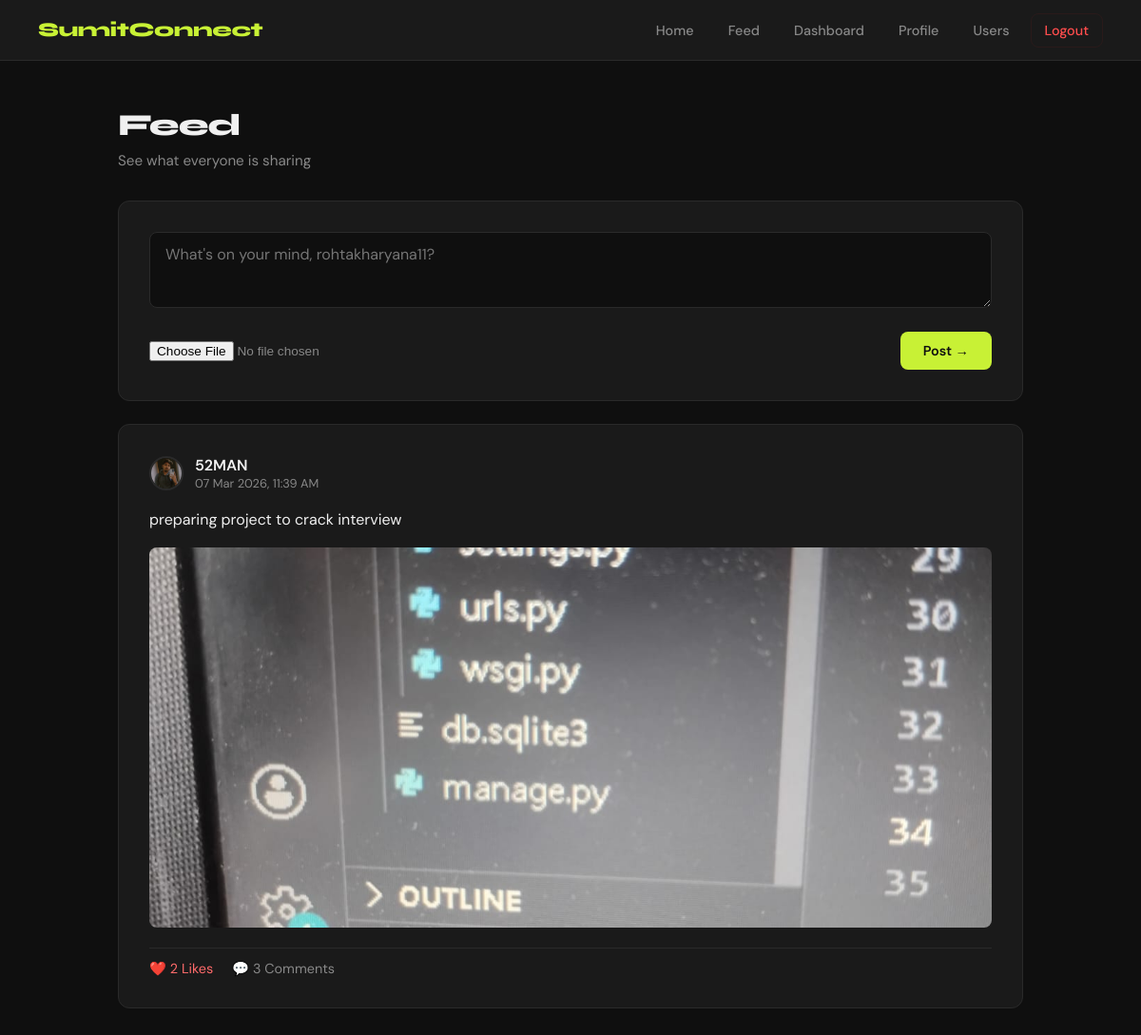
The page /feed/ (signed in) on the database its author committed.
### accounts/models.py (models this page shows, shortened)
class Post(models.Model):
    author = models.ForeignKey(User, on_delete=models.CASCADE, related_name='posts')
    content = models.TextField()
    image = models.ImageField(upload_to='post_images/', blank=True, null=True)
    created_at = models.DateTimeField(auto_now_add=True)
    updated_at = models.DateTimeField(auto_now=True)
    class Meta:
        ordering = ['-created_at']  # Newest posts first
    def likes_count(self):
        return self.likes.count()
    def comments_count(self):
        return self.comments.count()
    def is_liked_by(self, user):
        return self.likes.filter(user=user).exists()

class Profile(models.Model):
    user = models.OneToOneField(User, on_delete=models.CASCADE)
    bio = models.TextField(blank=True)
    profile_picture = models.ImageField(upload_to='profile_pics/', blank=True, null=True)

### accounts/views.py (the view)
# urls.py: path('feed/', views.feed, name='feed'),
@login_required
def feed(request):
    posts = Post.objects.all().order_by('-created_at')
    for post in posts:
        post.liked_by_user = post.is_liked_by(request.user)
    context = {
        'posts': posts,
    }
    return render(request, 'accounts/feed.html', context)

### accounts/templates/accounts/feed.html (shortened to what this page needs)
{% extends 'accounts/base.html' %}
{% block content %}
<h1 class="page-title">Feed</h1>
<p class="page-subtitle">See what everyone is sharing</p>
<div class="card" style="margin-bottom:24px;">
  <form method="POST" action="{% url 'create_post' %}" enctype="multipart/form-data">
    <div class="form-group">
      <textarea
        name="content"
        placeholder="What's on your mind, {{ request.user.username }}?"
        style="min-height:80px; font-size:1rem;"
      ></textarea>
    </div>
    <div style="display:flex; align-items:center; justify-content:space-between; flex-wrap:wrap; gap:12px;">
      <input
        type="file"
        name="image"
        accept="image/*"
        style="color:var(--muted); font-size:0.85rem;"
      />
      <button type="submit" class="btn btn-primary">Post →</button>
    </div>
  </form>
</div>
{% if posts %}
  {% for post in posts %}
    <div class="card" style="margin-bottom:20px;">
      <div style="display:flex; align-items:center; gap:12px; margin-bottom:16px;">
        {% if post.author.profile.profile_picture %}
          <img src="{{ post.author.profile.profile_picture.url }}" class="avatar avatar-sm" />
        {% else %}
          <div class="avatar-placeholder avatar-sm" style="font-size:0.85rem;">
            {{ post.author.username|first|upper }}
          </div>
        {% endif %}
        <div style="flex:1;">
          <a href="{% url 'user_profile' post.author.username %}"
             style="color:var(--text); text-decoration:none; font-weight:600;">
            {{ post.author.username }}
          </a>
          <div class="text-muted" style="font-size:0.8rem;">
            {{ post.created_at|date:"d M Y, h:i A" }}
          </div>
        </div>
      </div>
      <p style="line-height:1.7; margin-bottom:16px;">{{ post.content }}</p>
      {% if post.image %}
        <img
          src="{{ post.image.url }}"
          style="width:100%; max-height:400px; object-fit:cover; border-radius:8px; margin-bottom:16px;"
        />
      {% endif %}
      <div style="display:flex; align-items:center; gap:20px; padding-top:12px; border-top:1px solid var(--border);">
        <a href="{% url 'like_post' post.id %}?next=feed"
           style="text-decoration:none; display:flex; align-items:center; gap:6px;
                  color:{% if post.liked_by_user %}#ff6b6b{% else %}var(--muted){% endif %}; font-size:0.9rem;">
          {% if post.liked_by_user %}❤️{% else %}🤍{% endif %}
          {{ post.likes_count }} Like{{ post.likes_count|pluralize }}
        </a>
        <a href="{% url 'post_detail' post.id %}"
           style="text-decoration:none; color:var(--muted); font-size:0.9rem; display:flex; align-items:center; gap:6px;">
          💬 {{ post.comments_count }} Comment{{ post.comments_count|pluralize }}
        </a>
      </div>
    </div>
  {% endfor %}
{% else %}
  <div class="card" style="text-align:center; padding:48px;">
    <div style="font-size:2.5rem; margin-bottom:16px;">📭</div>
    <div style="font-family:'Syne',sans-serif; font-weight:700; margin-bottom:8px;">No posts yet</div>
    <div class="text-muted">Be the first one to post something!</div>
  </div>
{% endif %}
{% endblock %}

### accounts/templates/accounts/base.html (style rules this page uses)
*, *::before, *::after { box-sizing: border-box; margin: 0; padding: 0; }
:root { --bg: #0f0f0f; --surface: #1a1a1a; --border: #2a2a2a; --accent: #c8f135; --accent-dark: #a8d020; --text: #f0f0f0; --muted: #888; --danger: #ff4d4d; --radius: 12px; }
body { font-family: 'DM Sans', sans-serif; background: var(--bg); color: var(--text); min-height: 100vh; }
.card { background: var(--surface); border: 1px solid var(--border); border-radius: var(--radius); padding: 32px; }
.page-title { font-family: 'Syne', sans-serif; font-size: 2rem; font-weight: 800; margin-bottom: 8px; letter-spacing: -1px; }
.page-subtitle { color: var(--muted); margin-bottom: 32px; font-size: 0.95rem; }
.form-group { margin-bottom: 20px; }
.form-group input, .form-group textarea { width: 100%; background: var(--bg); border: 1px solid var(--border); border-radius: 8px; padding: 12px 16px; color: var(--text); font-family: 'DM Sans', sans-serif; font-size: 0.95rem; transition: border-color 0.2s; outline: none; }
.form-group textarea { resize: vertical; min-height: 100px; }
.btn { display: inline-block; padding: 11px 24px; border-radius: 8px; font-family: 'DM Sans', sans-serif; font-size: 0.9rem; font-weight: 600; cursor: pointer; border: none; text-decoration: none; transition: all 0.2s; }
.btn-primary { background: var(--accent); color: var(--bg); }
.avatar { border-radius: 50%; object-fit: cover; border: 2px solid var(--border); }
.avatar-sm { width: 36px; height: 36px; }
.text-muted { color: var(--muted); font-size: 0.9rem; }

### rows shown on the page
Post: author.profile.profile_picture (picture), author.username "52MAN", created_at "07 Mar 2026, 11:39 AM", content "preparing project to crack interview", image (picture), likes_count "2", comments_count "3"
